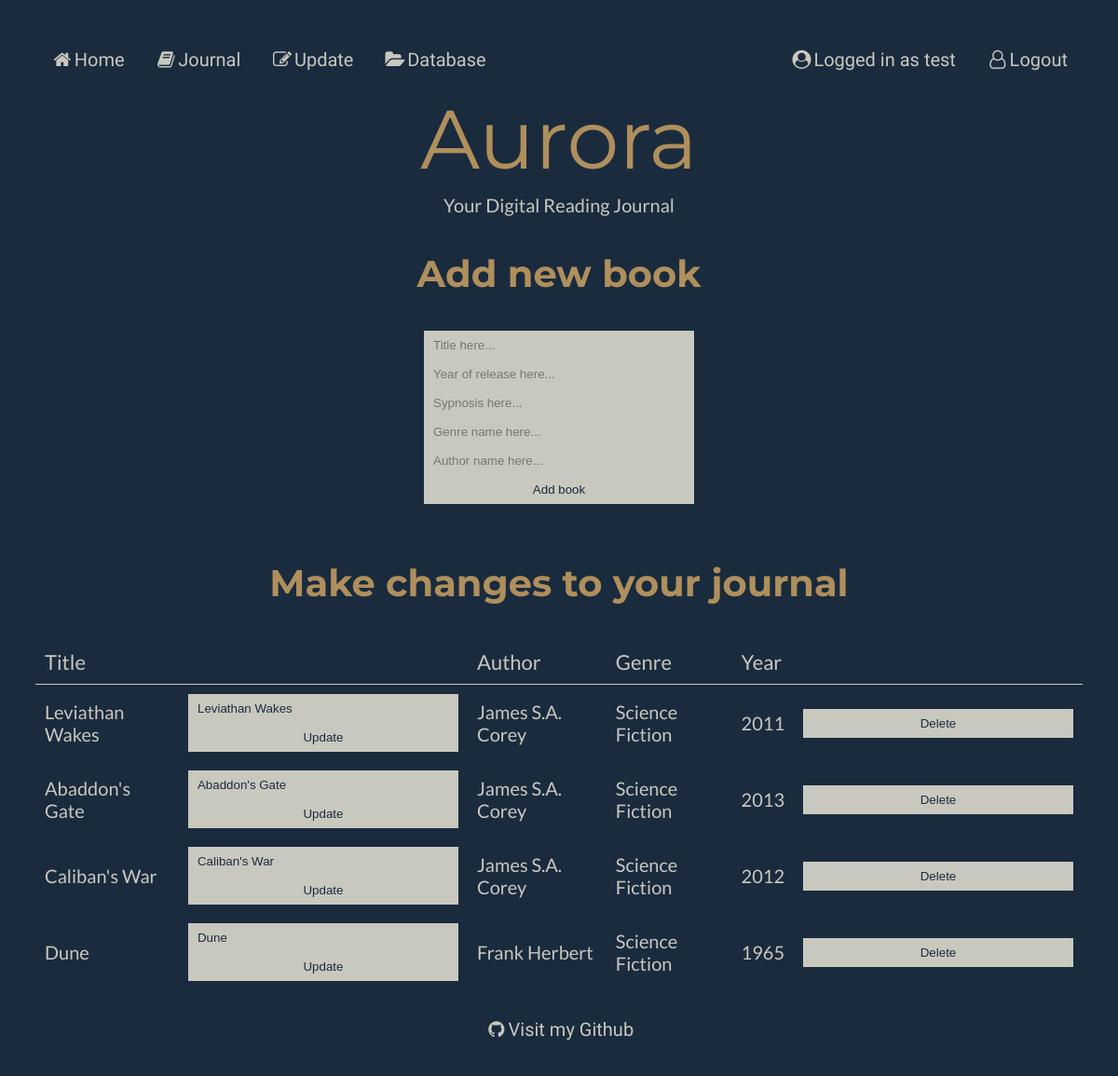
Page /update (signed in) on the earlier database version.
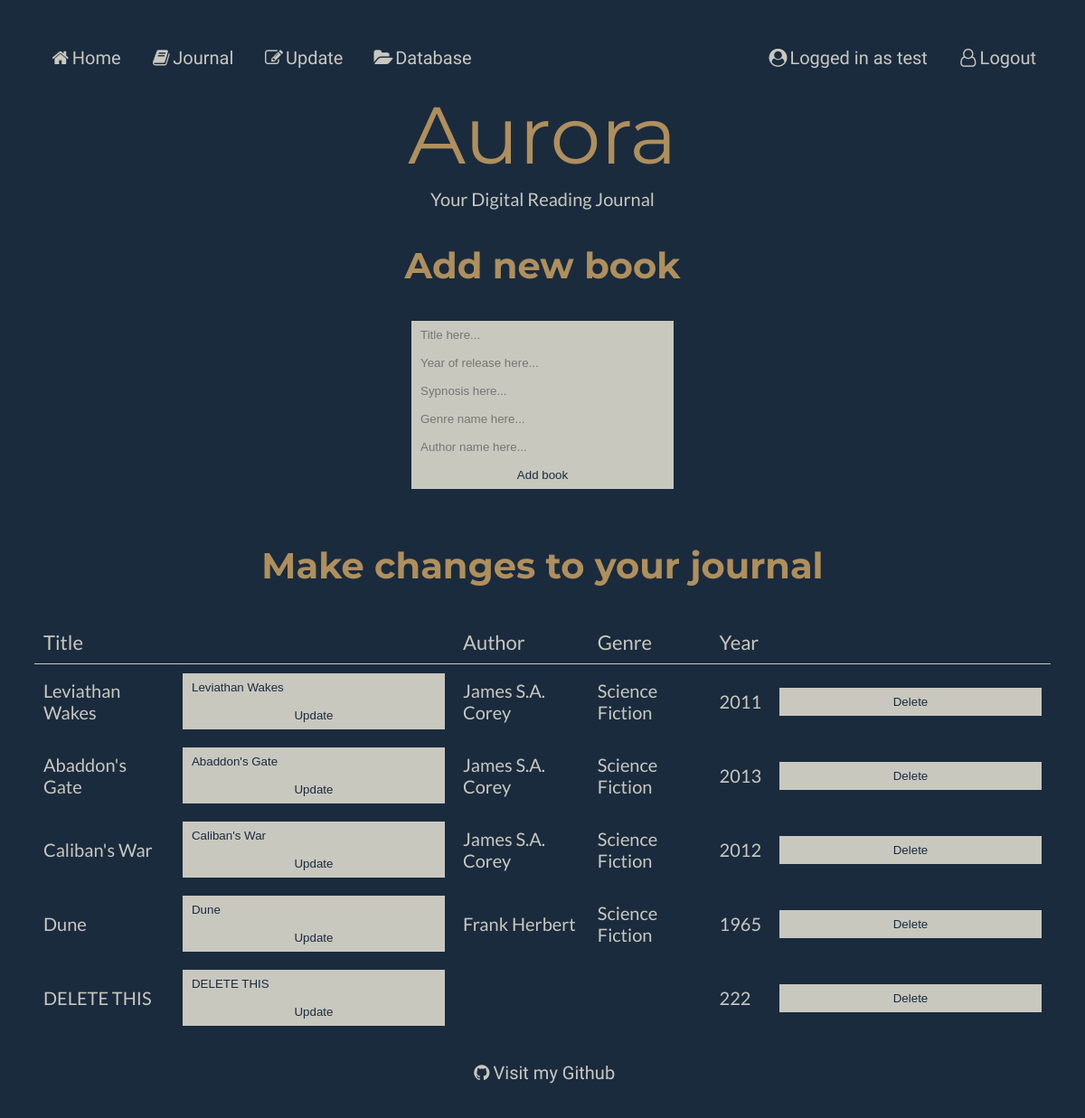
Same page on the later database version.
### models.py (models this page shows)
class Books (db.Model):
    __tablename__ = "Books"
    bookid = db.Column(db.Integer, primary_key=True)
    title = db.Column(db.String(80))
    sypnosis = db.Column(db.String(80))
    year = db.Column(db.String(80))
    authors = db.relationship("Authors", secondary=BooksAuthors, back_populates="books")
    users = db.relationship("Users", secondary=BooksUsers, back_populates="books")
    genres = db.relationship("Genres", secondary=BooksGenres, back_populates="books")

### main.py (the view)
@app.route('/update', methods=["GET", "POST"])
def update():
    user = models.Users.query.filter_by(userid=session['user']).first_or_404()
    return render_template("update.html", user=user, userid=user, page_title="Journal")

### main.py (called while the page is built)
@app.context_processor
def add_current_user():
    if session.get('user'): # if a user is logged in
        return dict(current_user=models.Users.query.get(session['user'])) # current user is equal to userinfo of user session
    return dict(current_user=None) # otherwise current user is none

### templates/update.html (shortened to what this page needs)
{% extends "layout.html" %}
{% block content %}
<h1>Add new book</h1>
<form method="POST" action="/addbook" autocomplete="off">
    <input type="text" id="title" name="title" placeholder="Title here...">
    <input type="text" id="year" name="year" placeholder="Year of release here...">
    <input type="text" id="sypnosis" name="sypnosis" placeholder="Sypnosis here...">
    <input type="text" id="genre" name="genre" placeholder="Genre name here...">
    <input type="text" id="author" name="author" placeholder="Author name here...">
    <input type="submit" class="button" value="Add book">
  </form>
<br><h1>Make changes to your journal</h1>
<table id="editjournal">
    <tr>
        <th colspan = 2>Title</th>
        <th colspan = 1>Author</th>
        <th colspan = 1>Genre</th>
        <th colspan = 2>Year</th>
    </tr>
{% for book in user.books %}
    <tr>
        <td> <a href="/book/{{book.title}}">{{ book.title }}</a></td>
        <td>
          <form method="POST" action='/updatetitle' style="display: inline" autocomplete="off">
            <input type="text" value="{{book.title}}" name="newtitle">
            <input type="submit" class="button" value="Update">
          </form>
        </td>
        <td> <a href="/author/{{ book.authors|map(attribute='name')|join(', ') }}">{{ book.authors|map(attribute="name")|join(", ") }}</a></td>
        <td> <a href="/genre/{{ book.genres|map(attribute='name')|join(', ') }}">{{ book.genres|map(attribute="name")|join(", ") }}</a></td>
        <td>{{ book.year }}</td>
        <td>
          <form method="POST" action="/delete" style="display: inline">
            <input type="submit" class="button" value="Delete">
          </form>
        </td>
    </tr>
{% endfor %}
</table>
{% endblock %}

Differences in the rows shown:
added Books: title "DELETE THIS", newtitle "DELETE THIS", year "222"
